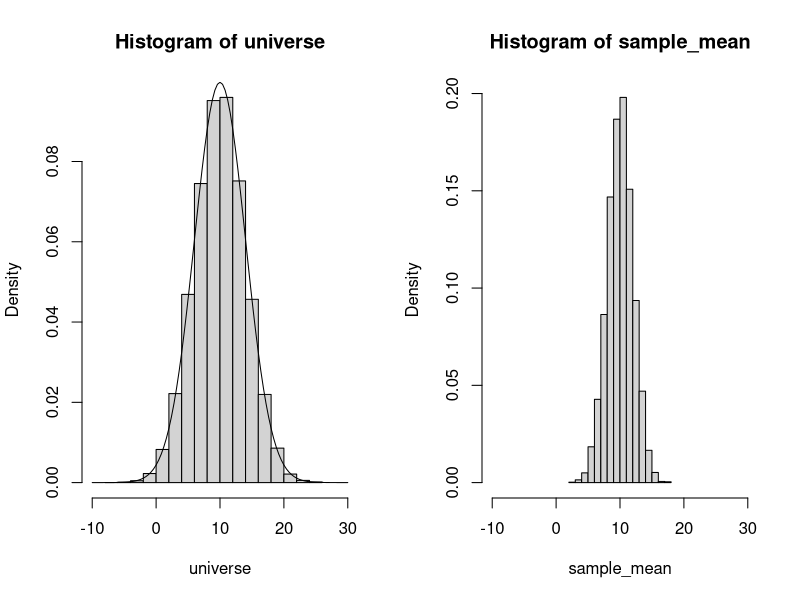

Reproduce this figure in R.

# Clean up memory
rm(list = ls())

# Split the plot window to two columns
par(mfrow = c(1, 2))


# Simulate Universe (Grundgesamtheit) in vector data1
size_universe = 100000
# Generate a normal distribution with mean=mu and sd=sigma
mu = 10; sigma = 4

# Sample size in one experiment
sample_size = 4

# Times to repeat the experiment
n_samples=5000


# Generate the universe
universe = rnorm(size_universe,mean=mu,sd=sigma)
max(universe)


# Plot the universe
hist(universe,
     xlim = c(mu - 5 * sigma, mu + 5 * sigma),
     freq = F)

mean(universe); sd(universe)
curve(dnorm(x, mean = mu, sd = sigma), add = T)
#qqnorm(data1)




# Simulate the principle behind the above calculation.
#-----------------------------------------------------------------
# Take n_samples samples each of size = sample_size
# Samples are taken with replacement (mit Zuruecklegen).
# To see how the sample mean of a sample of size sample_size is distributed,
# take many samples, calculate the mean of each sample and see how 
# these means are distributed.



# For each of the n_samples take the mean my_sample and put it in the 
# vector sample_mean. It is then simple to take the mean and the standard deviation
# of the vector


sample_mean = NULL
head(sample_mean)


for (i in 1:n_samples) {
 
   # Take the ith sample of size: sample_size 
   my_sample = sample(universe, size = sample_size)
   # Calculate and store the mean of the sample
   sample_mean[i] = mean(my_sample)  
   
   # Just to illustrate dump the first 5 samples on the screen
   if (i %in% 1:5) {
       cat("Sample number:", i,
           ", Sample values:", my_sample, 
           ", Sample Mean: ", sample_mean[i],
           "\n")
   }
   
   # Let' s see how the vector of the means of the 5 samples looks like
   if (i == 5) {
       cat("\n", 
           "Vector of means:", sample_mean, "\n",
           "Mean of 5 means:", mean(sample_mean), "\n",
           ", Standard deviation of 5 means", sd(sample_mean), "\n"
           )
       
   }
}


# Is the mean normally distributed? A small p-value (e.g. under 0.05 indicates that it is not.)
shapiro.test(sample_mean)
#qqnorm(sample_mean)
cat("The mean of the sample means is: ", mean(sample_mean))
cat("The standard deviation of the sample means is: ", sd(sample_mean))

hist(sample_mean,
     xlim = c(mu - 5 * sigma, mu + 5 * sigma),
     freq = F)




